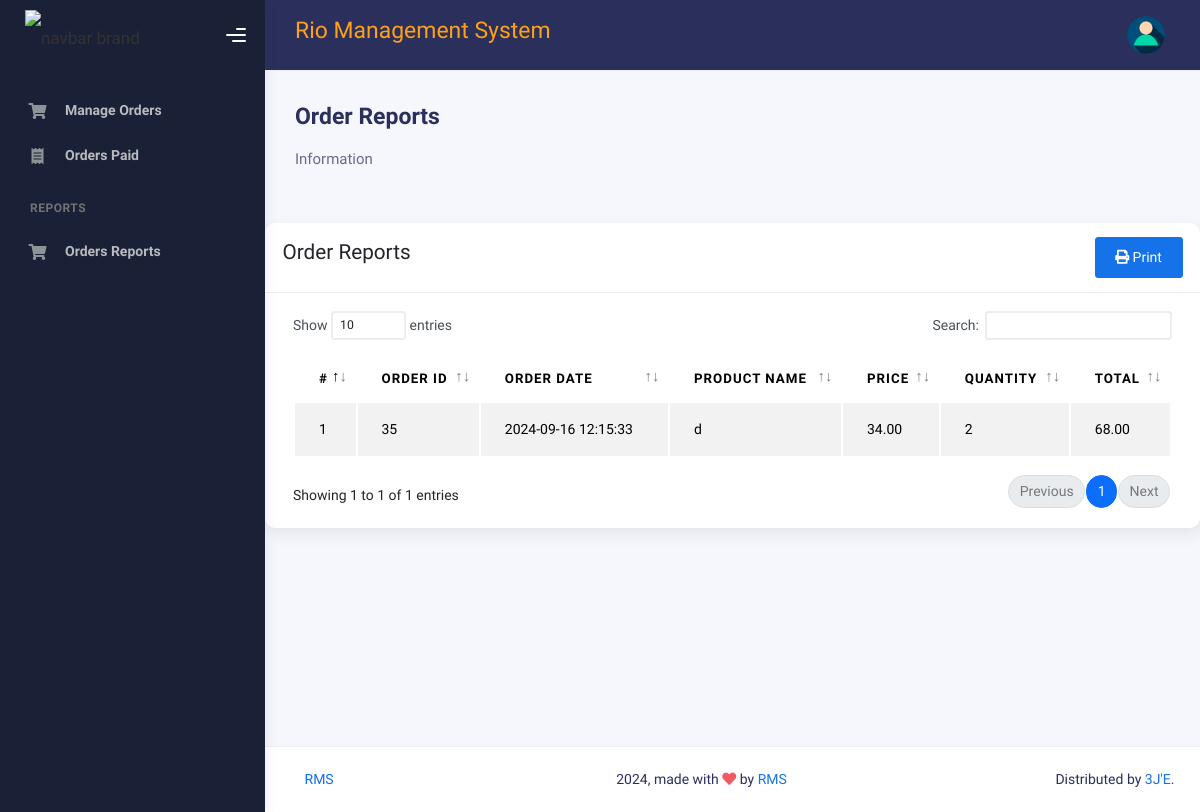
The app's page /customer/order_reports.php with its own data.
### tables this page shows
CREATE TABLE `order_details` (
  `order_detail_id` int(11) NOT NULL,
  `order_id` int(11) DEFAULT NULL,
  `prod_id` int(11) DEFAULT NULL,
  `prod_name` varchar(255) DEFAULT NULL,
  `prod_price` varchar(255) DEFAULT NULL,
  `quantity` varchar(255) DEFAULT NULL
);

CREATE TABLE `orders` (
  `order_id` int(11) NOT NULL,
  `order_date` timestamp NOT NULL DEFAULT current_timestamp(),
  `status` varchar(20) DEFAULT 'Pending'
);

### customer/order_reports.php (the view, shortened to what this page needs)
<?php
include("config/connect.php");
$whereClause = "";
$sql = "SELECT orders.order_id, orders.order_date, order_details.prod_name, order_details.prod_price, order_details.quantity
        FROM orders
        JOIN order_details ON orders.order_id = order_details.order_id
        $whereClause
        ORDER BY orders.order_date DESC";
$stmt = $conn->prepare($sql);
$stmt->execute();
$result = $stmt->get_result();
$orderReports = [];
while ($row = $result->fetch_assoc()) {
    $orderReports[] = $row;
}
?>
<!DOCTYPE html>
<html lang="en">
<head>
    <link rel="stylesheet" href="assets/css/bootstrap.min.css" />
    <link rel="stylesheet" href="assets/css/plugins.min.css" />
    <link rel="stylesheet" href="assets/css/kaiadmin.min.css" />
    <link rel="stylesheet" href="assets/css/demo.css" />
</head>
<body>
<div class="wrapper">
    <?php include("include/sidenavigation.php"); ?>
    <div class="main-panel">
        <?php include("include/header.php"); ?>
        <div class="container">
            <div class="page-inner">
                <div class="d-flex align-items-left align-items-md-center flex-column flex-md-row pt-2 pb-4">
                    <div>
                        <h3 class="fw-bold mb-3">Order Reports</h3>
                        <h6 class="op-7 mb-2">Information</h6>
                    </div>
                </div>
            </div>
            <div class="row">
                <div class="col-md-12">
                    <div class="card">
                        <div class="card-header d-flex justify-content-between">
                            <h4>Order Reports</h4>
                            <button onclick="printTable()" class="btn btn-primary"><i class="fas fa-print"></i> Print</button>
                        </div>
                        <div class="card-body">
                            <div class="table-responsive">
                                <table id="order-reports-datatables" class="display table table-striped table-hover" style="width: 100%;">
                                    <thead>
                                        <tr>
                                            <th>#</th>
                                            <th>Order ID</th>
                                            <th>Order Date</th>
                                            <th>Product Name</th>
                                            <th>Price</th>
                                            <th>Quantity</th>
                                            <th>Total</th>
                                        </tr>
                                    </thead>
                                    <tbody>
                                    <?php
                                    $cnt = 1;
                                    foreach ($orderReports as $report) {
                                        $price = floatval($report['prod_price']);
                                        $quantity = intval($report['quantity']);
                                        $total = $price * $quantity;
                                    ?>
                                        <tr>
                                            <td><?php echo $cnt; ?></td>
                                            <td><?php echo $report['order_id']; ?></td>
                                            <td><?php echo $report['order_date']; ?></td>
                                            <td><?php echo $report['prod_name']; ?></td>
                                            <td><?php echo number_format($price, 2); ?></td>
                                            <td><?php echo $quantity; ?></td>
                                            <td><?php echo number_format($total, 2); ?></td>
                                        </tr>
                                    <?php
                                        $cnt++;
                                    }
                                    ?>
                                    </tbody>
                                </table>
                            </div>
                        </div>
                    </div>
                </div>
            </div>
        </div>
        <?php include("include/footer.php"); ?>
    </div>
</div>
</body>
</html>

### records on screen
order_details: order.order_id "35", order.order_date "2024-09-16 12:15:33", prod_name "d", prod_price "34.00", quantity "2", total "68.00"
